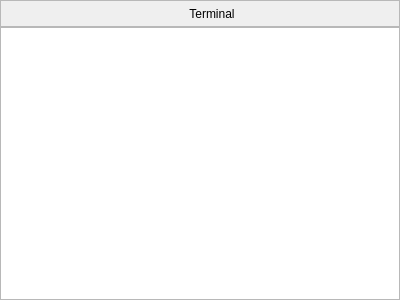
<?xml version="1.0" encoding="UTF-8"?>
<ui version="4.0">
 <class>TerminalPanel</class>
 <widget class="QWidget" name="TerminalPanel">
  <property name="geometry">
   <rect>
    <x>0</x>
    <y>0</y>
    <width>400</width>
    <height>300</height>
   </rect>
  </property>
  <property name="windowTitle">
   <string>Form</string>
  </property>
  <layout class="QVBoxLayout" name="verticalLayout">
   <property name="spacing">
    <number>0</number>
   </property>
   <property name="leftMargin">
    <number>0</number>
   </property>
   <property name="topMargin">
    <number>0</number>
   </property>
   <property name="rightMargin">
    <number>0</number>
   </property>
   <property name="bottomMargin">
    <number>0</number>
   </property>
   <item>
    <widget class="QFrame" name="frame">
     <property name="frameShape">
      <enum>QFrame::StyledPanel</enum>
     </property>
     <property name="frameShadow">
      <enum>QFrame::Raised</enum>
     </property>
     <layout class="QHBoxLayout" name="horizontalLayout">
      <property name="spacing">
       <number>0</number>
      </property>
      <property name="leftMargin">
       <number>1</number>
      </property>
      <property name="topMargin">
       <number>1</number>
      </property>
      <property name="rightMargin">
       <number>1</number>
      </property>
      <property name="bottomMargin">
       <number>1</number>
      </property>
      <item>
       <widget class="QToolButton" name="toolButton">
        <property name="enabled">
         <bool>false</bool>
        </property>
        <property name="text">
         <string/>
        </property>
        <property name="icon">
         <iconset resource="../images.qrc">
          <normaloff>:/resources/icons/drawer.png</normaloff>:/resources/icons/drawer.png</iconset>
        </property>
        <property name="autoRaise">
         <bool>true</bool>
        </property>
       </widget>
      </item>
      <item>
       <widget class="QLabel" name="label">
        <property name="text">
         <string>Terminal</string>
        </property>
        <property name="alignment">
         <set>Qt::AlignCenter</set>
        </property>
       </widget>
      </item>
     </layout>
    </widget>
   </item>
   <item>
    <widget class="QTextBrowser" name="textBrowser">
     <property name="openExternalLinks">
      <bool>true</bool>
     </property>
    </widget>
   </item>
  </layout>
 </widget>
 <resources>
  <include location="../images.qrc"/>
 </resources>
 <connections/>
</ui>
